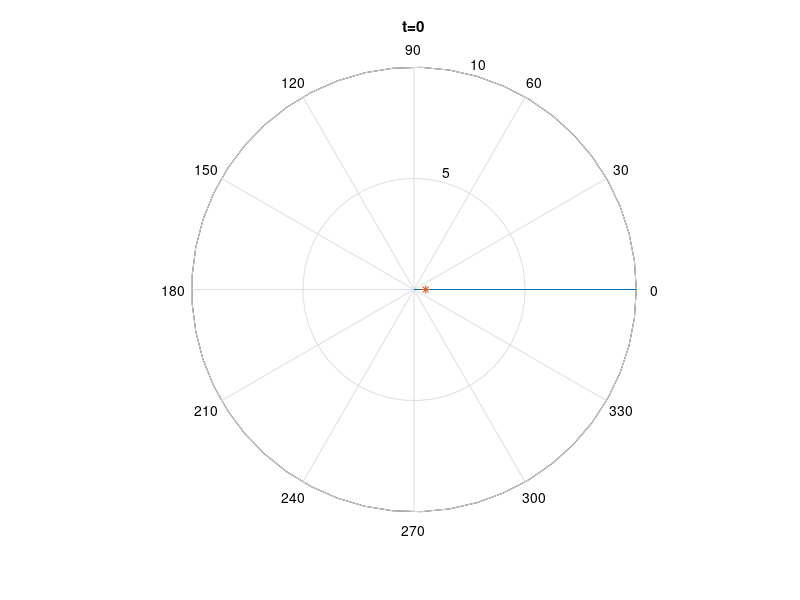

Recreate this plot in MATLAB. (Note: this script raises an error after producing the figure.)
w1=4;
w2=0.2;
e=0.9;
beta=1;
c=1;
h=polar([0 2*pi], [0 10]);
hold on
filename='test.gif';
for t=0:1:300
    x=w1*pi/100*t;
    y=1./(c*(1+e.*cos(beta*x)));
    polar(x+w2*pi/100*t,y,'*');
    hold on
    
    title(['t=',num2str(t)])
    drawnow
    im=frame2im(getframe(gcf));
    [A,map]=rgb2ind(im,256);
    if t==1
        imwrite(A,map,filename,'gif','LoopCount',Inf,'DelayTime',0.001);
    else
        imwrite(A,map,filename,'gif','WriteMode','append','DelayTime',0.001);
    end

end
